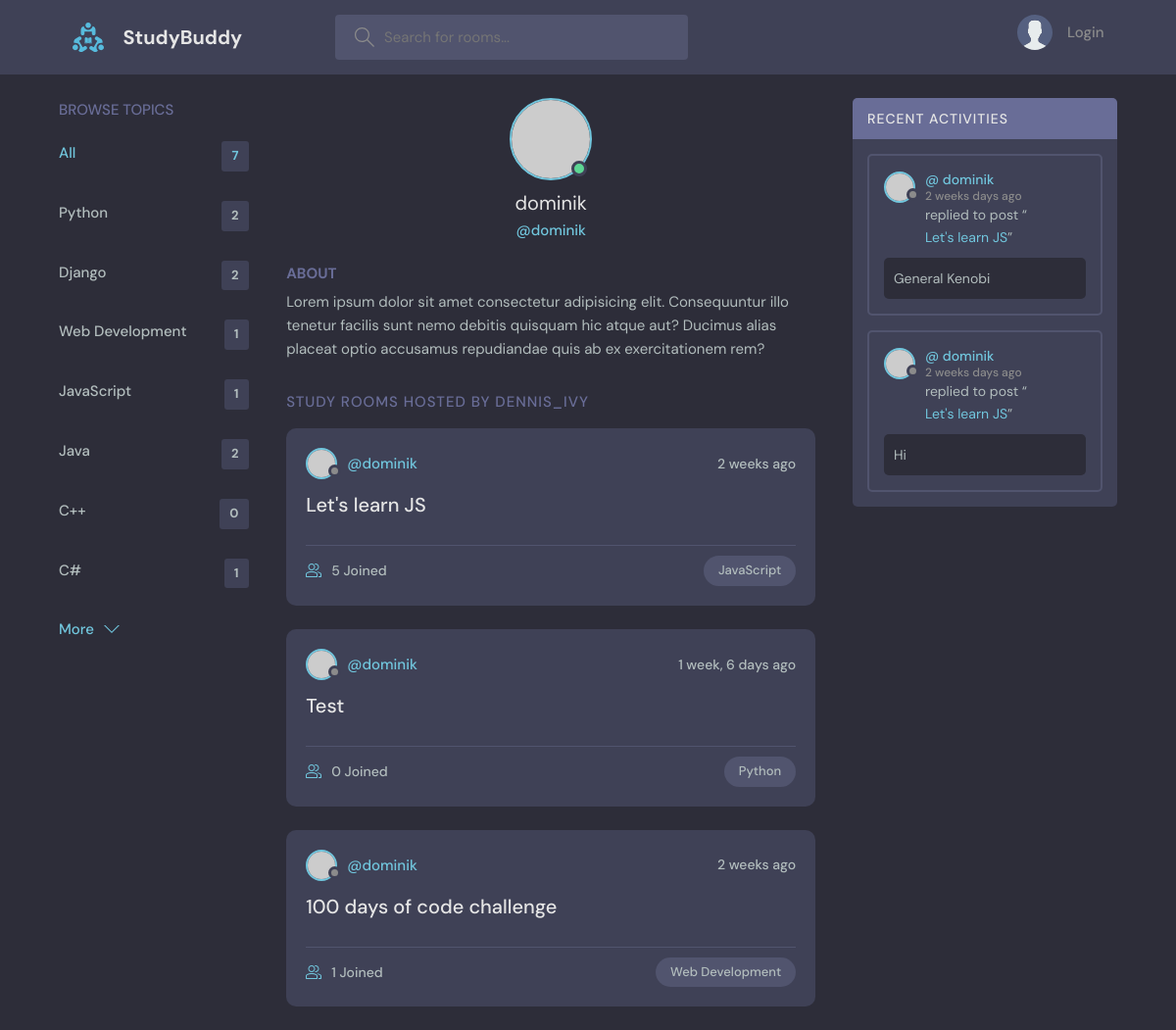
Page /profile/1/ on the committed database.
### base/models.py (models this page shows, shortened)
class Topic(models.Model):
    name = models.CharField(max_length=200)

class Room(models.Model):
    host = models.ForeignKey(User, on_delete=models.SET_NULL, null=True)
    topic = models.ForeignKey(Topic, on_delete=models.SET_NULL, null=True)
    name = models.CharField(max_length=200)
    description = models.TextField(null=True, blank=True) # nie moze być puste
    participants = models.ManyToManyField(
        User,
        related_name='participants',
        blank=True
        ) #many to many fields in database pozwala łączyć wiele pól z innymi polami w bazie danych
    updated = models.DateTimeField(auto_now=True) # zapisuje godzine w kotrej zostało zaktualizowane
    created = models.DateTimeField(auto_now_add=True) # zapisuje tylko timestamp kiedy bylo utworzone
    class Meta:
        ordering = ['-updated', '-created'] #ustawia nam kolejnosc postow wzgledem update i created
    def __str__(self):
        return self.name

class Message(models.Model):
    user = models.ForeignKey(User, on_delete=models.CASCADE)
    room = models.ForeignKey(Room, on_delete=models.CASCADE) #łączenie w bazie danych pomeidzy modelami/ jeżeli 'rodzic' zostanie usuniety wszystko inne w pokoju zostanie usuniete
    body = models.TextField()
    updated = models.DateTimeField(auto_now=True)
    created = models.DateTimeField(auto_now_add=True)
    class Meta:
        ordering = ['-updated', '-created']

### base/views.py (the view)
# urls.py: path("profile/<str:pk>/", views.userProfile, name="user-profile"),
def userProfile(request, pk):
    user = User.objects.get(id=pk)
    rooms = user.room_set.all()
    room_messages = user.message_set.all()
    topics = Topic.objects.all()
    context = {'user': user, 'rooms': rooms, 'room_messages': room_messages, 'topics': topics}
    return render(request, 'base/profile.html', context)

### base/templates/base/profile.html (shortened to what this page needs)
{% extends 'base.html' %}
{% block content %}
  <main class="profile-page layout layout--3">
    <div class="container">
      {% include 'base/topics_component.html' %}
      <div class="roomList">
        <div class="profile">
          <div class="profile__avatar">
            <div class="avatar avatar--large active">
              <img src="https://randomuser.me/api/portraits/men/11.jpg" />
            </div>
          </div>
          <div class="profile__info">
            <h3>{{user.username}}</h3>
            <p>@{{user.username}}</p>
          </div>
          <div class="profile__about">
            <h3>About</h3>
            <p>
              Lorem ipsum dolor sit amet consectetur adipisicing elit. Consequuntur illo tenetur
              facilis sunt nemo debitis quisquam hic atque aut? Ducimus alias placeat optio
              accusamus repudiandae quis ab ex exercitationem rem?
            </p>
          </div>
        </div>
        <div class="roomList__header">
          <div>
            <h2>Study Rooms Hosted by dennis_ivy</a>
            </h2>
          </div>
        </div>
        {% include 'base/feed_component.html' %}
      </div>
      {% include 'base/activity_component.html' %}
    </div>
  </main>
  {% endblock %}

### templates/base.html (shortened to what this page needs)
<!DOCTYPE html>
<html lang="en">
{% load static %}
  <head>
    <link rel="stylesheet" href="{% static 'styles/style.css' %}" />
  </head>
  <body>
    {%include 'navbar.html'%}
    {% block content%}
    {% endblock %}
  </body>
</html>

### templates/navbar.html (shortened to what this page needs)
{% load static %}
<header class="header header--loggedIn">
    <div class="container">
      <a href="{% url 'home' %}" class="header__logo">
        <img src="{% static 'images/logo.svg' %}" />
        <h1>StudyBuddy</h1>
      </a>
      <form class="header__search" method='GET' action="{% url 'home' %}">
        <label>
          <input name='q' placeholder="Search for rooms..." />
        </label>
      </form>
      <nav class="header__menu">
        {% if request.user.is_authenticated %}
        <div class="header__user">
          <a href="{% url 'update-user' %}">
            <div class="avatar avatar--medium active">
              <img src="https://randomuser.me/api/portraits/men/37.jpg" />
            </div>
            <p>{{request.user}}<span>@{{request.user}}</span></p>
          </a>
          <button class="dropdown-button">
            <svg version="1.1" xmlns="http://www.w3.org/2000/svg" width="32" height="32" viewBox="0 0 32 32">
              <title>chevron-down</title>
              <path d="M16 21l-13-13h-3l16 16 16-16h-3l-13 13z"></path>
            </svg>
          </button>
        </div>
        {% else %}
        <a href="{% url 'login' %}">
          <img src="{% static 'images/avatar.svg' %}" />
          <p>Login</p>
        </a>
        {% endif %}
      </nav>
    </div>
  </header>

### base/templates/base/topics_component.html
<div class="topics">
    <div class="topics__header">
      <h2>Browse Topics</h2>
    </div>
    <ul class="topics__list">
      <li>
        <a href="{% url 'home' %}" class="active">All <span>{{topics.count}}</span></a>
      </li>
      {%for topic in topics %}
        <li>
            <a href="{% url 'home' %}?q={{topic.name}}">
                {{topic.name}}
                <span>{{topic.room_set.all.count}}</span>
            </a>
        </li>
    {% endfor %}
    </ul>
    <a class="btn btn--link" href="{% url 'topics' %}">
      More
      <svg version="1.1" xmlns="http://www.w3.org/2000/svg" width="32" height="32" viewBox="0 0 32 32">
        <title>chevron-down</title>
        <path d="M16 21l-13-13h-3l16 16 16-16h-3l-13 13z"></path>
      </svg>
    </a>
  </div>

### base/templates/base/feed_component.html (shortened to what this page needs)
{% for room in rooms %}
<div class="roomListRoom">
    <div class="roomListRoom__header">
      <a href="{% url 'user-profile' room.host.id %}" class="roomListRoom__author">
        <div class="avatar avatar--small">
          <img src="https://randomuser.me/api/portraits/women/11.jpg" />
        </div>
        <span>
             @{{room.host.username}}
        </span>
      </a>
      <div class="roomListRoom__actions">
        <span>{{room.created| timesince}} ago</span>
      </div>
    </div>
    <div class="roomListRoom__content">
      <a href="{% url 'room' room.id %}">{{room.name}}</a>
    </div>
    <div class="roomListRoom__meta">
      <a href="{% url 'room' room.id %}" class="roomListRoom__joined">
        {{room.participants.all.count}} Joined
      </a>
      <p class="roomListRoom__topic">{{room.topic.name}}</p>
    </div>
  </div>
  {% endfor %}

### base/templates/base/activity_component.html (shortened to what this page needs)
<div class="activities">
    <div class="activities__header">
      <h2>Recent Activities</h2>
    </div>
    {% for message in room_messages %}
    <div class="activities__box">
      <div class="activities__boxHeader roomListRoom__header">
        <a href="{% url 'user-profile' message.user.id %}" class="roomListRoom__author">
          <div class="avatar avatar--small">
            <img src="https://randomuser.me/api/portraits/women/11.jpg" />
          </div>
          <p>
            @ {{message.user}}
            <span>{{message.created | timesince}} days ago</span>
          </p>
        </a>
      </div>
      <div class="activities__boxContent">
        <p>replied to post “<a href="{% url 'room' message.room.id %}">{{message.room}}</a>”</p>
        <div class="activities__boxRoomContent">
         {{message.body}}
        </div>
      </div>
    </div>
    {% endfor %}
  </div>

### rows in the picture
Topic: name "Python", room_set.all.count "2"
Topic: name "Django", room_set.all.count "2"
Topic: name "Web Development", room_set.all.count "1"
Topic: name "JavaScript", room_set.all.count "1"
Topic: name "Java", room_set.all.count "2"
Topic: name "C++", room_set.all.count "0"
Topic: name "C#", room_set.all.count "1"
Room: host.username "dominik", created "2 weeks", name "Let's learn JS", participants.all.count "5", topic.name "JavaScript"
Room: host.username "dominik", created "1 week, 6 days", name "Test", participants.all.count "0", topic.name "Python"
Room: host.username "dominik", created "2 weeks", name "100 days of code challenge", participants.all.count "1", topic.name "Web Development"
Message: user "dominik", created "2 weeks", room "Let's learn JS", body "General Kenobi"
Message: user "dominik", created "2 weeks", room "Let's learn JS", body "Hi"

### other values in the picture
{{ topics.count }} "7"
{{ user.username }} "dominik"
